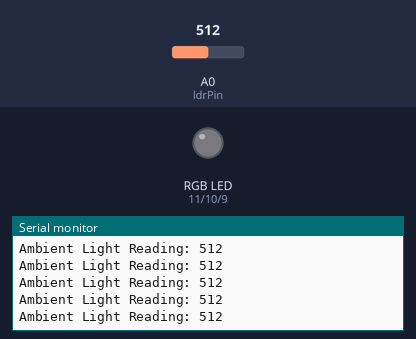
Recording of a sketch running on a simulated Arduino Uno, built with avr-gcc and run on an emulated ATmega328P. Shown: an RGB LED mixed from three pins (HIGH = lit), the last lines printed to the serial monitor. The test bench sets the inputs (shaded band); at power-on: A0 (ldrPin) = 512.

Above: at 1.2 s.
1.3 s: A0 (ldrPin) set to 106
At 1.45 s:
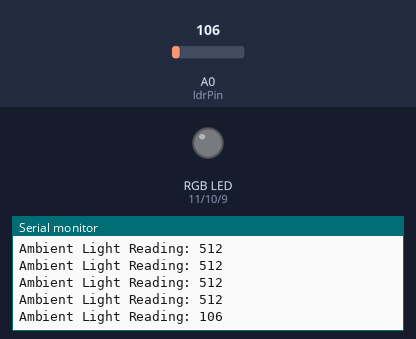
4.3 s: A0 (ldrPin) set to 88
At 5.3 s:
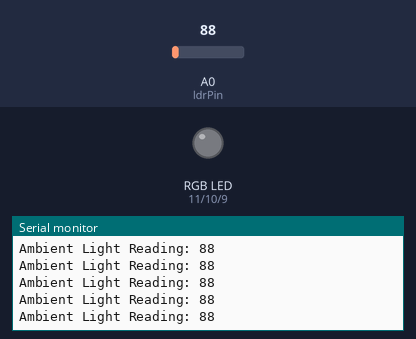
Timing chart, 0 to 7.3 s (numbered marks = the images above; inputs shaded):
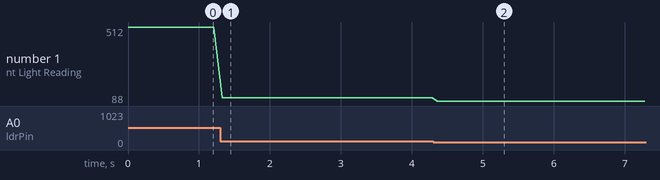

The sketch:

lamp.ino
```cpp
// int pulseSpeed = 5;

// int ldrPin = 0;
// int redLed = 0;
// int greenLed = 10;
// int blueLed = 9;

// int ambientLight;

// int power = 150;

// float RGB[3];

// float CommonMathVariable = 180/PI;

// void setup () {
//   pinMode (redLed,OUTPUT);
//   pinMode (greenLed,OUTPUT);
//   pinMode (blueLed,OUTPUT);

//   digitalWrite (redLed,LOW);
//   digitalWrite (greenLed,LOW);
//   digitalWrite (blueLed,LOW);
// }

// void loop () {
//   for (float x=0; x < PI; x = x+0.0001) {
//     RGB[0] = power * abs(sin(x * (CommonMathVariable)));                  // Red LED.
//     RGB[1] = power * abs(sin((x + PI/3) * (CommonMathVariable)));         // Green LED.
//     RGB[2] = power * abs(sin((x + (2 * PI) / 3) * (CommonMathVariable))); // Blue LED.
//   }

// // read the light in the room and stores it as a number
//   ambientLight= analogRead(ldrPin);

//   // "Turn on, only if it's dark, the darker it is, the higher the number"
//   if (ambientLight > 600) {
//     analogWrite (redLed,RGB[0]);
//     analogWrite (greenLed,RGB[1]);
//     analogWrite (blueLed,RGB[2]);

//   }

//   // If it's too bright in the room, LEDs will turn off
//   else {
//     digitalWrite (redLed,LOW);
//     digitalWrite (greenLed,LOW);
//     digitalWrite (blueLed,LOW);
//   }

//   for (int i = 0; i < 3; i++) {
//     if (RGB[i]<1){
//       delay(20*pulseSpeed);
//     }

//   // else if means only one of these conditions can activate at a time
//     else if (RGB[i] < 5) {
//       delay(10 * pulseSpeed);
//     }

//     else if (RGB[i] < 10) {
//       delay(2 * pulseSpeed);
//     }

//     else if (RGB[i] < 100) {
//       delay(1 * pulseSpeed);
//     }


// //blank else is a fail-safe mechanism. It tells the program to do nothing if none of the above conditions
// // are activated. This prevents the program from generating errors when calculating delays.
//   else {}
// }

// // this delay gives the photoresistor time to settle and give accurate readings
// delay(1);
// }


/*  Creation Crate Mood Lamp
This lamp smoothly cycles through a colour spectrum.
It only turns on when its surroundings are dark.
Color equations (we’ll be using these later):

These equations are how the program will calculate the brightness of the LEDs.
Red = sin(x)
Green = sin(x + PI/3)
Blue = sin(x + 2PI/3)

Step 1: Input User Defined Variables
Think of variables like containers - they’re used to store information. */

int pulseSpeed = 5; //  This value controls how fast the mood lamp runs. You can replace this with any whole number.

//  These are the pins we are using with the UNO R3 (Arduino-compatible). You can see the numbers on the board itself.
int ldrPin = 0;     // LDR in Analog Input 0 to read the surrounding light.
int redLed = 11;    // red LED in Digital Pin 11.
int greenLed = 10;  // green LED in Digital Pin 10.
int blueLed = 9;    // blue LED in DIgital Pin 9.
int ambientLight;   // This variable stores the value of the light in the room.
int power = 150;    // This variable controls the brightness of the lamp (2-255).
float RGB[3];       // This is an ‘array’. It holds 3 values: RGB[0], RGB[1], and RGB[2], used to store the values of the Red, Blue, and Green LEDs.
float CommonMathVariable = 180/PI;

/* Step 2: Create Setup Function - This function runs once in the beginning to create the default values for our LEDs. */
void setup ()
{
  Serial.begin(9600);       //This sets the communication speed for the Serial Monitor, which can be used for testing.
  // These tell the UNO R3 that data is sent OUT of these pins to the LEDs.
  pinMode (redLed,OUTPUT);
  pinMode (greenLed,OUTPUT);
  pinMode (blueLed,OUTPUT);

  //  This sets all the outputs (LEDs) to low (as in off), so that they do not turn on during startup.
  digitalWrite (redLed,LOW);
  digitalWrite (greenLed,LOW);
  digitalWrite (blueLed,LOW);
}   // Opening brackets must be accompanied by closing brackets.

/* Step 3: Create Main Loop
The previous sections are where we set up the variables. This section is
where we put them to work! This part of the program is a ‘loop’. It
repeats itself over and over again, making a small change in the
brightness of the LEDs each time - this creates a smooth transition in
colour. */

void loop () {

for (float x = 0; x < PI; x = x + 0.00001)
  {
    RGB[0] = power * abs(sin(x * (CommonMathVariable)));                  // Red LED.
    RGB[1] = power * abs(sin((x + PI/3) * (CommonMathVariable)));         // Green LED.
    RGB[2] = power * abs(sin((x + (2 * PI) / 3) * (CommonMathVariable))); // Blue LED.

    ambientLight = analogRead(ldrPin);      // This reads the light in the room and stores it as a number.
    Serial.print ("Ambient Light Reading: "); Serial.println(ambientLight);           // We can print the value of the ldr to the Serial Monitor for testing

    // This ‘if statement’ will make the lamp turn on only if it is dark. The darker it is, the higher the number.
    if (ambientLight > 1500)
    {
    // These ‘analogWrite’ statements will send the values calculated above to the LEDs.
    analogWrite (redLed,RGB[0]);
    analogWrite (greenLed,RGB[1]);
    analogWrite (blueLed,RGB[2]);
    } // Don’t forget to close this ‘if statement’ with a bracket!

  // This ‘else statement’ will only activate if the ‘if statement’ above does not (ie. If it is too bright in the room). The LEDs will turn off.
    else {
    digitalWrite (redLed,LOW);
    digitalWrite (greenLed,LOW);
    digitalWrite (blueLed,LOW);
    }

  // This loop calculates the delay for each colour depending on its current brightness. Brighter LEDs will change colour slower and vice versa.
  for (int i = 0; i < 3; i++) {

    if (RGB[i] < 1) {
    delay (20 * pulseSpeed);
    }

  // using ’else if’ means only one of these conditions can activate at a time. Once one is true, the program jumps to the end of the statement.
    else if (RGB[i] < 5) {
    delay (10 * pulseSpeed);
    }

    else if (RGB[i] < 10) {
    delay (2 * pulseSpeed);
    }

    else if (RGB[i] < 100) {
    delay (1 * pulseSpeed);
    }

    // This blank ‘else statement’ is a fail-safe mechanism. It instructs the program to do nothing if the conditions above do not activate. This prevents the program from generating errors when calculating delays.
    else {}
  }

  delay(10);
  }
}
```

Measured:
- after the input at 1.3 s, the serial monitor: prints a new line at once (image 1)
- after the input at 4.3 s, the serial monitor: prints a new line after 0.06 s (image 2)
- plotted number 1: 512 → 106 after the input at 1.3 s, 106 → 88 after the input at 4.3 s
